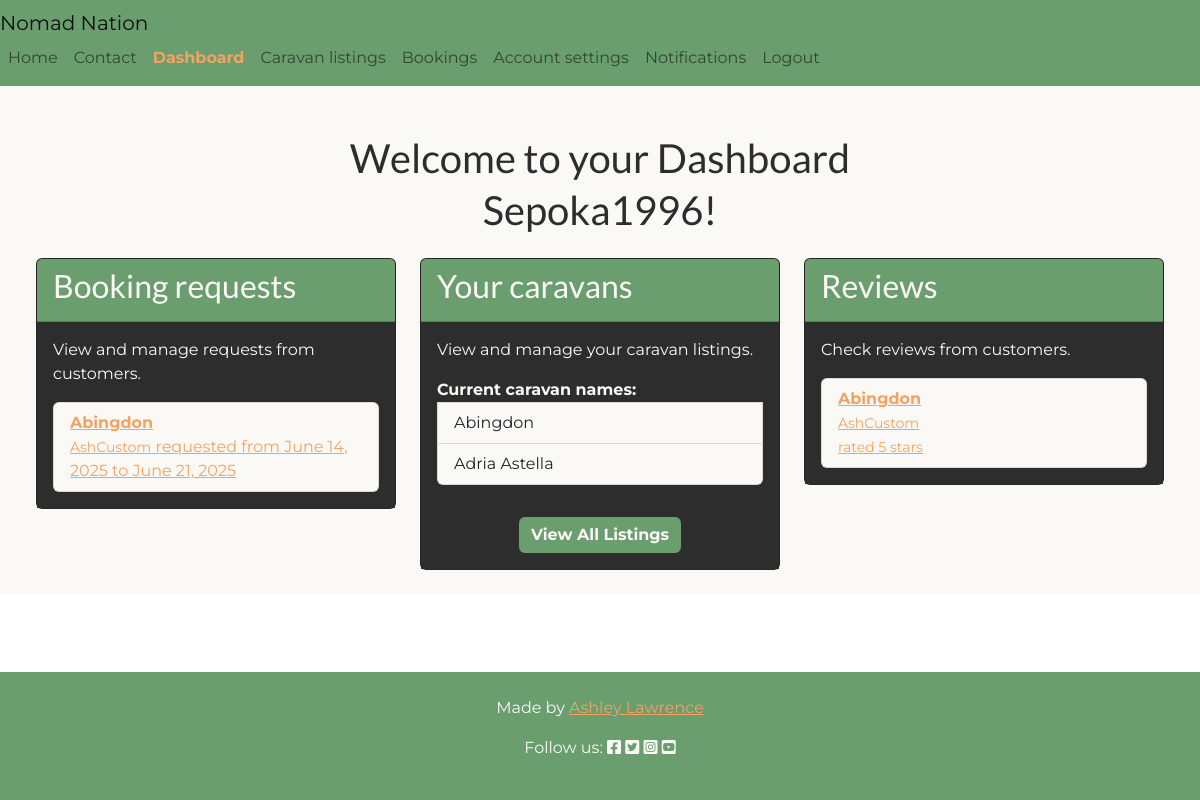
Before: /dashboard/ (signed in) with the older database file.
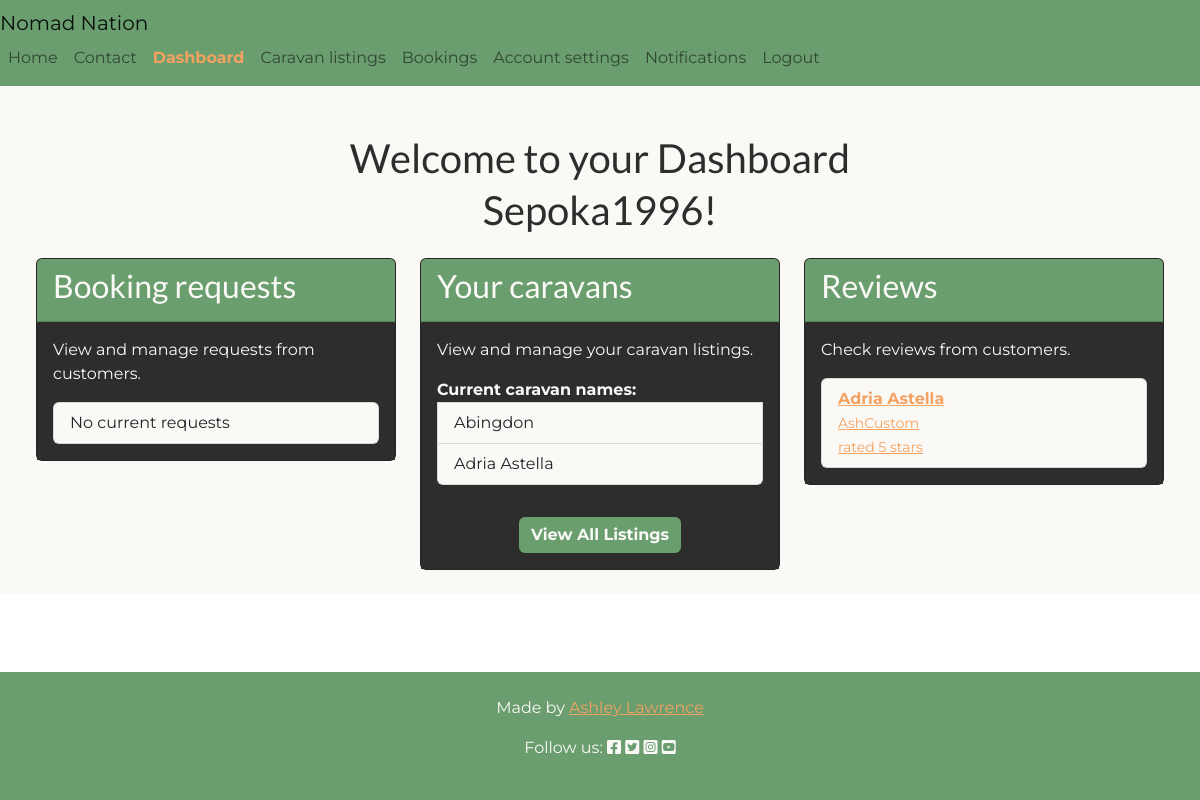
After: the same page with the newer database file.
### listings/models.py (models this page shows, shortened)
class Booking(models.Model):
    STATUS_CHOICES = [
        ("pending", "Pending"),
        ("accepted", "Accepted"),
        ("declined", "Declined"),
    ]
    caravan = models.ForeignKey(
        Caravan, on_delete=models.CASCADE, related_name="bookings"
    )
    customer = models.ForeignKey(
        User, on_delete=models.CASCADE, related_name="bookings"
    )
    name = models.CharField(max_length=255)
    email = models.EmailField()
    phone_number = models.CharField(max_length=15, blank=True, null=True)
    start_date = models.DateField()
    end_date = models.DateField()
    message = models.TextField(blank=True, null=True)
    status = models.CharField(
        max_length=10, choices=STATUS_CHOICES, default="pending"
    )

class Caravan(models.Model):
    owner = models.ForeignKey(
        User, on_delete=models.CASCADE, related_name='caravans'
    )
    title = models.CharField(max_length=100)
    description = models.TextField()
    berth = models.CharField(
        max_length=10, choices=[
            ('small', 'Two-berth'),
            ('medium', 'Four-berth'),
            ('large', 'Six-berth')
        ]
    )
    price_per_night = models.DecimalField(max_digits=6, decimal_places=2)
    location = models.CharField(max_length=100)
    amenities = models.ManyToManyField(Amenity, related_name='caravans')
    favourites = models.ManyToManyField(
        User, related_name='favourite_caravans', blank=True
    )

class Review(models.Model):
    caravan = models.ForeignKey(
        Caravan, on_delete=models.CASCADE, related_name='reviews'
    )
    customer = models.ForeignKey(
        User, on_delete=models.CASCADE, related_name='reviews'
    )
    rating = models.IntegerField()
    comment = models.TextField()
    created_at = models.DateTimeField(auto_now_add=True)
    updated_at = models.DateTimeField(auto_now=True)
    approved = models.BooleanField(default=False)

### dashboard/views.py (the view)
# urls.py: path('', views.dashboard_view, name='dashboard'),
@login_required
def dashboard_view(request):
    current_user = request.user
    context = {}
    context['username'] = current_user.username
    if current_user.is_superuser:
        context['user_type'] = 'superuser'
        context['admin_url'] = '/admin/'
        return render(request, 'dashboard/dashboard.html', context)
    try:
        user_profile = current_user.profile
    except AttributeError:
        return redirect('account_logout')
    if user_profile.user_type == 'customer':
        context['user_type'] = 'customer'
        context['upcoming_stays'] = Booking.objects.filter(
            customer=current_user,
            status='accepted',
            start_date__gte=timezone.now()
        )
        context['favourites'] = current_user.favourite_caravans.all()
        context['previous_stays'] = Booking.objects.filter(
            customer=current_user,
            status='accepted',
            end_date__lt=timezone.now()
        )
    elif user_profile.user_type == 'owner':
        context['user_type'] = 'owner'
        context['requests'] = Booking.objects.filter(
            caravan__owner=current_user, status='pending'
        )
        context['caravans'] = Caravan.objects.filter(owner=current_user)
        context['reviews'] = Review.objects.filter(
            caravan__owner=current_user, approved=True
        )
    else:
        return redirect('account_logout')
    return render(request, 'dashboard/dashboard.html', context)

### dashboard/templates/dashboard/dashboard.html (shortened to what this page needs)
{% extends "base.html" %}
{% block content %}
<div class="container-fluid d-flex flex-column justify-content-center align-items-center bg-styles">
    <h1 class="text-center mb-1 mt-5 title">Welcome to your Dashboard</h1>
    {% if user_type == 'superuser' %}
    <h1 class="text-center mb-4 title">Superuser!</h1>
    <p>To manage the site go to admin page:
        <a href="{{ admin_url }}" class="btn btn-primary w-100 mt-3 btn-styles">Here</a>
    </p>
</div>
{% elif user_type == 'owner' %}
<div class="container-fluid d-flex flex-column justify-content-center align-items-center bg-styles dashboard-style">
    <h1 class="text-center mb-4 title">{{ username }}!</h1>
    <div class="row w-100">
        <div class="col-md-4">
            <div class="card mb-4 text-white">
                <div class="card-header">
                    <h2 class="card-title title">Booking requests</h2>
                </div>
                <div class="card-body">
                    <p>View and manage requests from customers.</p>
                    <ul class="list-group">
                        {% for request in requests %}
                            <li class="list-group-item">
                                <a href="{% url 'booking_view' request.caravan.id %}">
                                    <strong>{{ request.caravan.title }}</strong><br>
                                    <small>{{ request.customer.username }}</small> requested from
                                    {{ request.start_date }} to {{ request.end_date }}
                                </a>
                            </li>
                        {% empty %}
                            <li class="list-group-item">No current requests</li>
                        {% endfor %}
                    </ul>
                </div>
            </div>
        </div>
        <div class="col-md-4">
            <div class="card mb-4 text-white">
                <div class="card-header">
                    <h2 class="card-title title">Your caravans</h2>
                </div>
                <div class="card-body">
                    <p>View and manage your caravan listings.</p>
                    <ul class="list-group">
                        <strong>Current caravan names:</strong>
                        {% for caravan in caravans %}
                            <li class="list-group-item">{{ caravan.title }}</li>
                        {% empty %}
                            <li class="list-group-item">No caravans listed</li>
                        {% endfor %}
                    </ul>
                    <div class="d-flex justify-content-center mt-3">
                        <a href="{% url 'listings' %}" class="btn btn-primary mt-3 btn-styles">View All Listings</a>
                    </div>
                </div>
            </div>
        </div>
        <div class="col-md-4">
            <div class="card mb-4 text-white">
                <div class="card-header">
                    <h2 class="card-title title">Reviews</h2>
                </div>
                <div class="card-body">
                    <p>Check reviews from customers.</p>
                    <ul class="list-group">
                        {% for review in reviews %}
                            <li class="list-group-item">
                                <a href="{% url 'listings' %}#review-{{ review.pk }}">
                                    <strong>{{ review.caravan.title }}</strong><br>
                                    <small>{{ review.customer.username }}</small><br>
                                    <small>rated {{ review.rating }} stars</small>
                                </a>
                            </li>
                        {% empty %}
                            <li class="list-group-item">No reviews</li>
                        {% endfor %}
                    </ul>
                </div>
            </div>
        </div>
    </div>
</div>
{% endif %}
{% endblock %}

### templates/base.html (shortened to what this page needs)
{% load static %}
<!DOCTYPE html>
<html lang="en">
<head>
    <link rel="stylesheet" type="image/png" sizes="16x16" href="{% static 'favicon/favicon-16x16.png' %}">
    <link href="https://cdn.jsdelivr.net/npm/bootstrap@5.2.3/dist/css/bootstrap.min.css" rel="stylesheet">
    <link href="https://cdnjs.cloudflare.com/ajax/libs/font-awesome/6.0.0-beta3/css/all.min.css" rel="stylesheet">
    <link rel="stylesheet" href="{% static 'css/styles.css' %}">
    <link href="https://cdn.jsdelivr.net/npm/fullcalendar/main.min.css" rel="stylesheet">
    <link rel="stylesheet" href="https://cdn.jsdelivr.net/npm/select2@4.0.13/dist/css/select2.min.css">
</head>
<body class="d-flex flex-column min-vh-100">
    <nav class="navbar navbar-expand-lg navbar-light">
        <div class="container_fluid">
            <a id="main-title" class="navbar-brand" href="{% url 'homepage' %}">Nomad Nation</a>
            <div class="collapse navbar-collapse" id="navbarNav">
                <ul class="navbar-nav ms-auto">
                    <li class="nav-item">
                        <a class="nav-link {% if request.path == '/' %}active" aria-current="page{% endif %}" href="{% url 'homepage' %}">Home</a>
                    </li>
                    <li class="nav-item">
                        <a href="{% url 'contact' %}" class="nav-link {% if request.path == '/contact/' %}active" aria-current="page{% endif %}">Contact</a>
                    </li>
                    {% if user.is_authenticated %}
                        <li class="nav-item">
                            <a href="{% url 'dashboard' %}" class="nav-link {% if request.path == '/dashboard/' %}active" aria-current="page{% endif %}">Dashboard</a>
                        </li>
                        <li class="nav-item">
                            <a href="{% url 'listings' %}" class="nav-link {% if request.path == '/listings/listings/' %}active" aria-current="page{% endif %}">Caravan listings</a>
                        </li>
                        <li class="nav-item">
                            <a href="{% url 'booking_page' %}" class="nav-link {% if request.path == '/listings/bookings/' %}active" aria-current="page{% endif %}">Bookings</a>
                        </li>
                        <li class="nav-item">
                        <a href="{% url 'account_settings' %}" class="nav-link {% if request.path == '/user_settings/account_settings/' %}active" aria-current="page{% endif %}">Account settings</a>
                    </li>
                        <li class="nav-item">
                            <a href="#" class="nav-link">Notifications</a>
                        </li>
                        <li class="nav-item">
                            <a href="{% url 'account_logout' %}" class="nav-link {% if request.path == '/accounts/logout/' %}active" aria-current="page{% endif %}">Logout</a>
                        </li>
                    {% endif %}
                </ul>
            </div>
        </div>
    </nav>
    <main class="flex-grow-1">
        {% block content %}
        {% endblock %}
    </main>
    <footer class="text-center py-4">
        <p>
            {% block copyright %}
            Made by <a href="https://github.com/" class="github-link">Ashley Lawrence</a>
            {% endblock copyright %}
        </p>
        <p>Follow us:
            <i class="fab fa-facebook-square"></i>
            <i class="fab fa-twitter-square"></i>
            <i class="fab fa-instagram-square"></i>
            <i class="fab fa-youtube-square"></i>
        </p>
    </footer>
</body>
</html>

### staticfiles/css/styles.css (style rules this page uses)
:root { --p-colour: #6A9E6F; --p-accent: #87CEEB; --s-accent: #F4A261; --b-colour: #FAF9F6; --p-text: #2D2D2D; --bs-primary: var(--p-colour); --bs-secondary: var(--s-accent); --bs-info: var(--p-accent); --bs-light: var(--b-colour); --bs-dark: var(--p-text); }
html, body { min-height: 100%; width: 100%; overflow-x: hidden; margin: 0; padding: 0; display: flex; flex-direction: column; font-family: 'Montserrat', sans-serif !important; }
.bg-styles { background-color: var(--b-colour); color: var(--p-text); }
.btn-styles { font-weight: 700; background-color: var(--p-colour); color: var(--b-colour); border: var(--p-colour); }
.title { font-family: 'Lato', sans-serif !important; }
a { color: var(--s-accent); }
.navbar, footer { background-color: var(--p-colour); color: var(--b-colour); }
.navbar-nav .nav-link.active { color: var(--s-accent); font-weight: bold; }
.card { margin-bottom: 30px; background-color: var(--p-text) !important; }
.text-white { color: var(--b-colour) !important; }
.dashboard-style li, .booking-style li { background-color: var(--b-colour); }
.booking-style .card-body, .dashboard-style .card-body { background-color: var(--p-text); }
.card-header { background-color: var(--p-colour); }
footer { width: 100%; padding: 20px; background-color: var(--p-colour); color: var(--b-colour); }

Changed rows visible on the page:
no longer on this page (row edited): Booking: caravan "Abingdon", customer.username "AshCustom", start_date "June 14, 2025", end_date "June 21, 2025"
removed Review: caravan "Abingdon", customer.username "AshCustom", rating "5"
added Review: caravan "Adria Astella", customer.username "AshCustom", rating "5"
Other visible differences:
text now shown: "No current requests"
